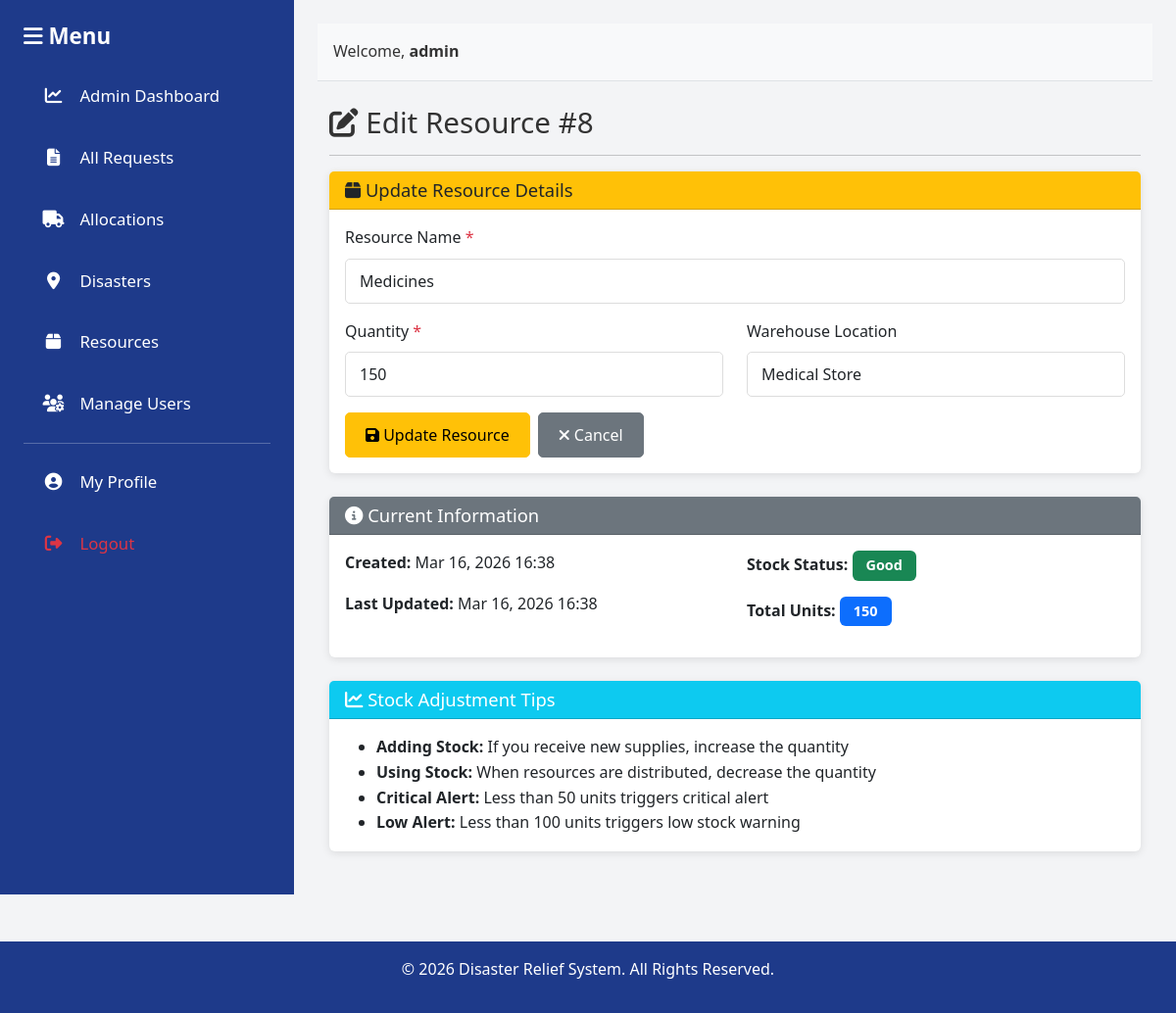
The page /resources/update_resource.php?id=8 (signed in) on the database its author committed.
### tables this page shows
CREATE TABLE IF NOT EXISTS `resources` (
    `id` INT PRIMARY KEY AUTO_INCREMENT,
    `resource_name` VARCHAR(100) NOT NULL,
    `quantity` INT NOT NULL DEFAULT 0,
    `warehouse_location` VARCHAR(255),
    `created_at` TIMESTAMP DEFAULT CURRENT_TIMESTAMP,
    `updated_at` TIMESTAMP DEFAULT CURRENT_TIMESTAMP ON UPDATE CURRENT_TIMESTAMP,
    UNIQUE KEY `unique_resource` (`resource_name`)
);

### resources/update_resource.php (the view, shortened to what this page needs)
<?php
require_once '../config/database.php';
$id = (int)($_GET['id'] ?? 0);
$query = "SELECT * FROM resources WHERE id = ?";
$stmt = $conn->prepare($query);
$stmt->bind_param("i", $id);
$stmt->execute();
$result = $stmt->get_result();
$resource = $result->fetch_assoc();
?>
<!DOCTYPE html>
<html lang="en">
<head>
    <link href="https://cdn.jsdelivr.net/npm/bootstrap@5.3.0/dist/css/bootstrap.min.css" rel="stylesheet">
    <link href="https://cdnjs.cloudflare.com/ajax/libs/font-awesome/6.4.0/css/all.min.css" rel="stylesheet">
    <link href="../assets/css/style.css" rel="stylesheet">
</head>
<body>
    <div class="container-fluid">
        <div class="row" style="min-height: 100vh;">
            <?php include '../includes/sidebar.php'; ?>
            <div class="col-md-9 p-4" style="background-color: #F3F4F6;">
                <?php include '../includes/header.php'; ?>
                <div class="container mt-4">
                    <h2><i class="fas fa-edit"></i> Edit Resource #<?php echo $resource['id']; ?></h2>
                    <hr>
                    <div class="card">
                        <div class="card-header bg-warning text-dark">
                            <h5 class="mb-0"><i class="fas fa-box"></i> Update Resource Details</h5>
                        </div>
                        <div class="card-body">
                            <form method="POST" action="">
                                <div class="mb-3">
                                    <label for="resource_name" class="form-label">Resource Name <span class="text-danger">*</span></label>
                                    <input type="text" class="form-control" id="resource_name" name="resource_name"
                                           placeholder="e.g., Food Packages, Water Bottles, Medical Kits" required
                                           value="<?php echo htmlspecialchars($resource['resource_name']); ?>">
                                </div>
                                <div class="row">
                                    <div class="col-md-6">
                                        <div class="mb-3">
                                            <label for="quantity" class="form-label">Quantity <span class="text-danger">*</span></label>
                                            <input type="number" class="form-control" id="quantity" name="quantity"
                                                   placeholder="e.g., 500" min="0" required
                                                   value="<?php echo htmlspecialchars($resource['quantity']); ?>">
                                        </div>
                                    </div>
                                    <div class="col-md-6">
                                        <div class="mb-3">
                                            <label for="warehouse_location" class="form-label">Warehouse Location</label>
                                            <input type="text" class="form-control" id="warehouse_location" name="warehouse_location"
                                                   placeholder="e.g., Central Warehouse, Storage A"
                                                   value="<?php echo htmlspecialchars($resource['warehouse_location'] ?? ''); ?>">
                                        </div>
                                    </div>
                                </div>
                                <div class="d-flex gap-2">
                                    <button type="submit" class="btn btn-warning">
                                        <i class="fas fa-save"></i> Update Resource
                                    </button>
                                    <a href="view_resources.php" class="btn btn-secondary">
                                        <i class="fas fa-times"></i> Cancel
                                    </a>
                                </div>
                            </form>
                        </div>
                    </div>
                    <div class="card mt-4">
                        <div class="card-header bg-secondary text-white">
                            <h5 class="mb-0"><i class="fas fa-info-circle"></i> Current Information</h5>
                        </div>
                        <div class="card-body">
                            <div class="row">
                                <div class="col-md-6">
                                    <p><strong>Created:</strong> <?php echo date('M d, Y H:i', strtotime($resource['created_at'])); ?></p>
                                    <p><strong>Last Updated:</strong> <?php echo date('M d, Y H:i', strtotime($resource['updated_at'])); ?></p>
                                </div>
                                <div class="col-md-6">
                                    <p>
                                        <strong>Stock Status:</strong>
                                        <?php
                                        $qty = $resource['quantity'];
                                        if ($qty < 50) {
                                            echo '<span class="badge bg-danger">Critical</span>';
                                        } elseif ($qty < 100) {
                                            echo '<span class="badge bg-warning">Low</span>';
                                        } else {
                                            echo '<span class="badge bg-success">Good</span>';
                                        }
                                        ?>
                                    </p>
                                    <p>
                                        <strong>Total Units:</strong>
                                        <span class="badge bg-primary"><?php echo number_format($qty); ?></span>
                                    </p>
                                </div>
                            </div>
                        </div>
                    </div>
                    <div class="card mt-4">
                        <div class="card-header bg-info text-white">
                            <h5 class="mb-0"><i class="fas fa-chart-line"></i> Stock Adjustment Tips</h5>
                        </div>
                        <div class="card-body">
                            <ul class="mb-0">
                                <li><strong>Adding Stock:</strong> If you receive new supplies, increase the quantity</li>
                                <li><strong>Using Stock:</strong> When resources are distributed, decrease the quantity</li>
                                <li><strong>Critical Alert:</strong> Less than 50 units triggers critical alert</li>
                                <li><strong>Low Alert:</strong> Less than 100 units triggers low stock warning</li>
                            </ul>
                        </div>
                    </div>
                </div>
            </div>
        </div>
    </div>
    <?php include '../includes/footer.php'; ?>
</body>
</html>

### assets/css/style.css (style rules this page uses)
:root { --primary: #1E3A8A; --secondary: #F97316; --background: #F3F4F6; --danger: #DC2626; }
* { margin: 0; padding: 0; box-sizing: border-box; }
body { font-family: 'Segoe UI', Tahoma, Geneva, Verdana, sans-serif; font-size: 16px; line-height: 1.6; background-color: var(--background); color: #333; }
h2 { font-size: 1.85rem; }
h5 { font-size: 1.15rem; }
p, li, span, a, label, td, th, div { font-size: inherit; }
.card { border: none; box-shadow: 0 2px 8px rgba(0, 0, 0, 0.1); margin-bottom: 20px; }
.card-header { background-color: var(--primary); color: white; font-size: 1.1rem; }
.card-body { font-size: 1rem; }
.badge { padding: 8px 14px; font-size: 0.9rem; }
.form-control, .form-select { border-radius: 5px; border: 1px solid #ddd; font-size: 1rem; padding: 10px 14px; }
.form-label { font-size: 1rem; font-weight: 500; }
.btn { border-radius: 5px; font-weight: 500; font-size: 1rem; padding: 10px 20px; }

### rows shown on the page
resources: id "8", resource_name "Medicines", quantity "150", warehouse_location "Medical Store", created_at "Mar 16, 2026 16:38", updated_at "Mar 16, 2026 16:38"

### other values the page prints
$_SESSION['username'] "admin"
